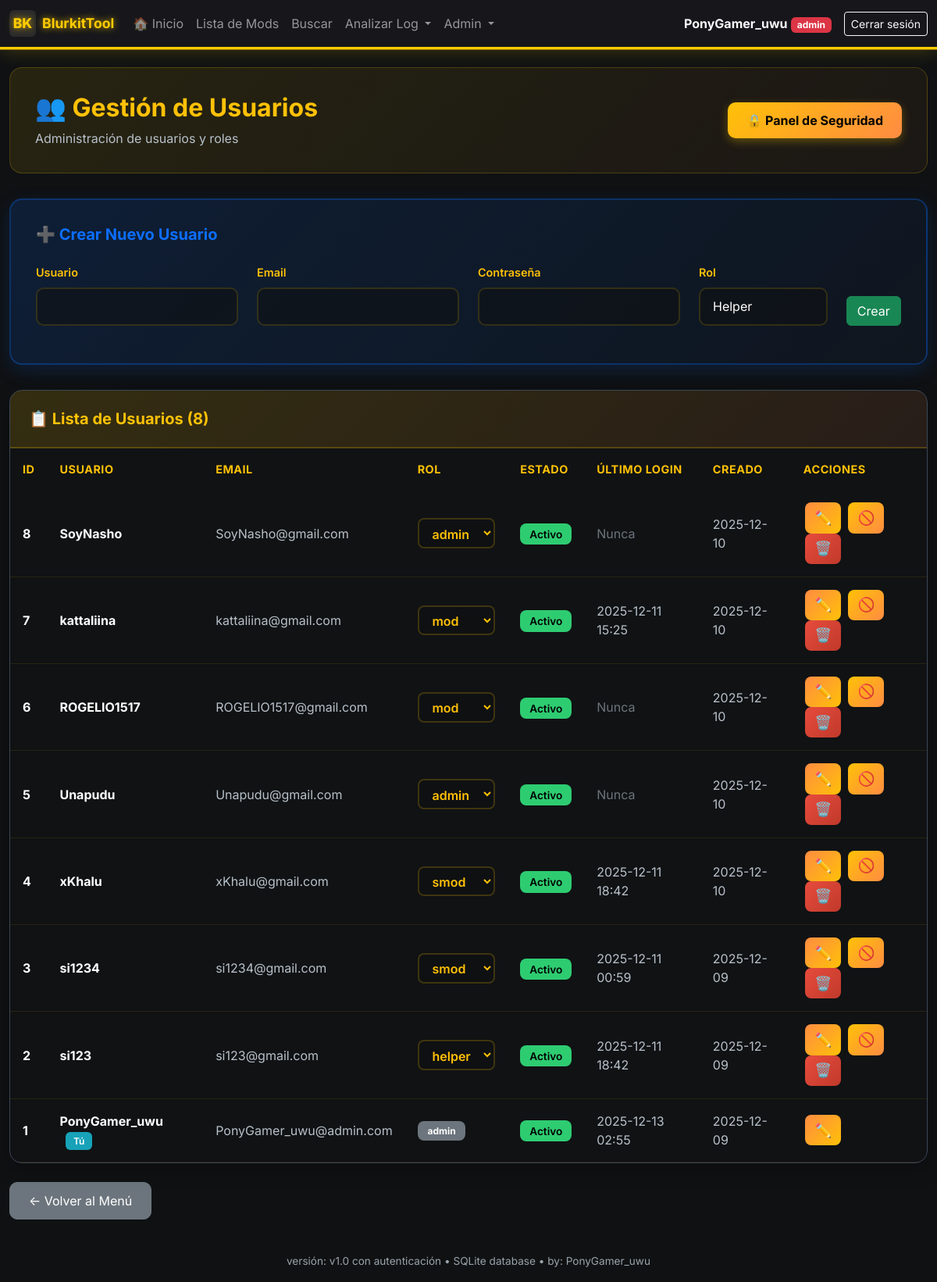
/admin/users (signed in), run on an earlier commit of the app's database.
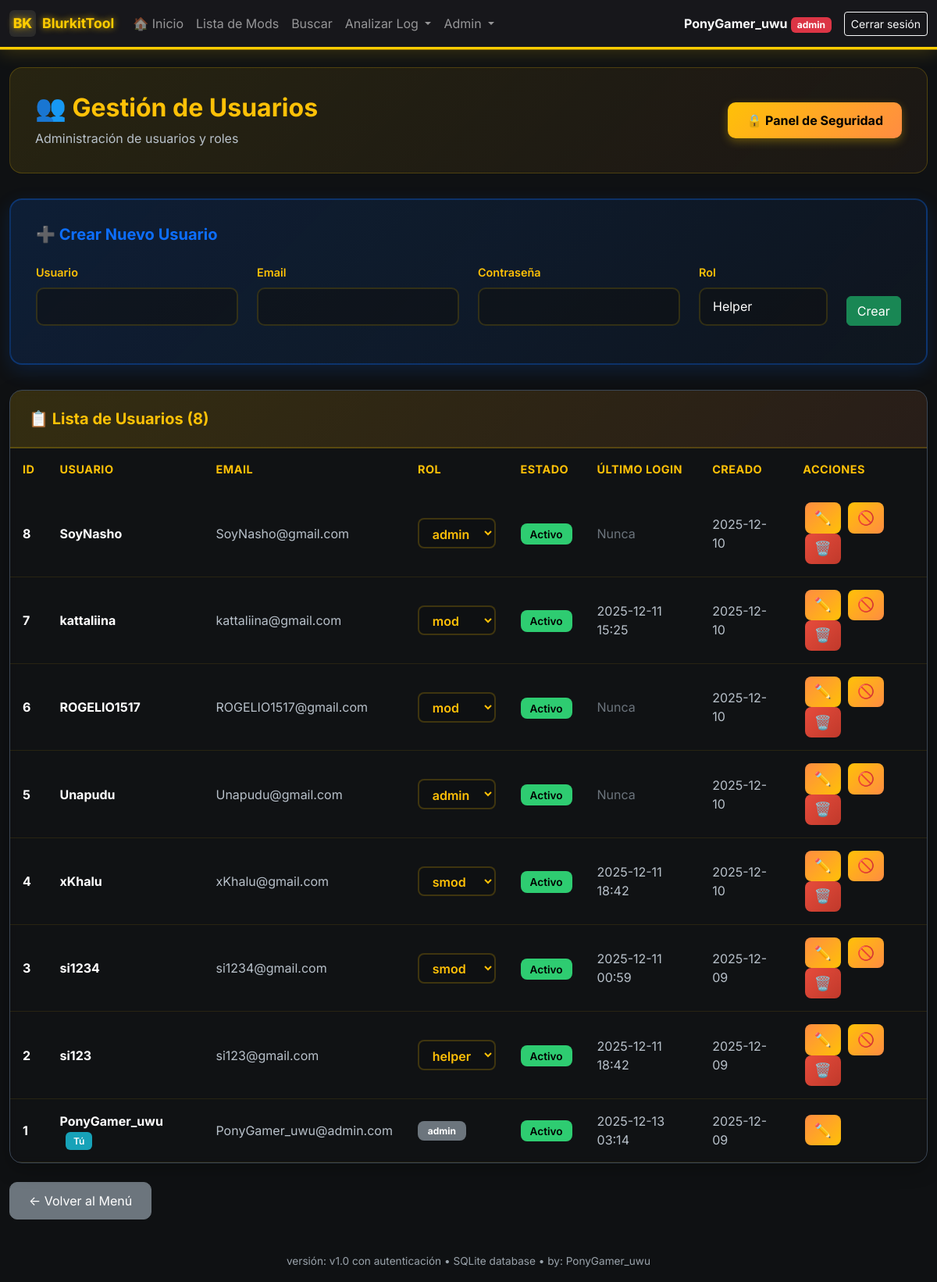
And on a later commit of the database.
### models.py (models this page shows, shortened)
class User(UserMixin, db.Model):
    __tablename__ = 'users'
    id = db.Column(db.Integer, primary_key=True)
    username = db.Column(db.String(80), unique=True, nullable=False, index=True)
    email = db.Column(db.String(120), unique=True, nullable=False, index=True)
    password_hash = db.Column(db.String(255), nullable=False)
    role = db.Column(db.String(20), nullable=False, default='helper')  # helper, mod, smod, admin
    is_active = db.Column(db.Boolean, default=True, nullable=False)
    created_at = db.Column(db.DateTime, default=datetime.utcnow, nullable=False)
    last_login = db.Column(db.DateTime)
    def has_role(self, *roles):
        return self.role in roles
    def is_admin(self):
        return self.role == 'admin'

### app.py (the view)
@app.route('/admin/users')
@smod_required
def admin_users():
    users = User.query.order_by(User.created_at.desc()).all()
    return render_template('admin_users.html', users=users)

### app.py (called while the page is built)
@login_manager.user_loader
def load_user(user_id):
    try:
        return db.session.get(User, int(user_id))
    except:
        return None

@app.before_request
def restore_session_history():
    if current_user.is_authenticated:
        user_key = current_user.username
        if 'logs_history' in session and user_key not in logs_history:
            logs_history[user_key] = session.get('logs_history', [])
        session.permanent = True

@app.after_request
def set_security_headers(response):
    response.headers['X-Frame-Options'] = 'SAMEORIGIN'
    response.headers['X-Content-Type-Options'] = 'nosniff'
    response.headers['X-XSS-Protection'] = '1; mode=block'
    response.headers['Referrer-Policy'] = 'strict-origin-when-cross-origin'
    if os.environ.get('FLASK_ENV') == 'production':
        response.headers['Content-Security-Policy'] = "default-src 'self'; script-src 'self' 'unsafe-inline' https://cdn.jsdelivr.net; style-src 'self' 'unsafe-inline' https://cdn.jsdelivr.net; img-src 'self' data:; font-src 'self' https://cdn.jsdelivr.net"
    return response

### auth.py (called while the page is built)
def roles_required(*roles):
    def decorator(f):
        @wraps(f)
        def decorated_function(*args, **kwargs):
            if not current_user.is_authenticated:
                flash('Por favor inicia sesión para acceder a esta página.', 'warning')
                return redirect(url_for('login'))
            if not current_user.has_role(*roles):
                abort(403)
            return f(*args, **kwargs)
        return decorated_function
    return decorator

### templates/admin_users.html (shortened to what this page needs)
{% extends "base.html" %}
{% block content %}
<div class="container-main mt-4">
    <div class="admin-header">
        <div class="d-flex justify-content-between align-items-center">
            <div>
                <h2>👥 Gestión de Usuarios</h2>
                <p>Administración de usuarios y roles</p>
            </div>
            {% if current_user.is_admin() %}
            <a href="{{ url_for('admin_security') }}" class="btn btn-security">
                🔒 Panel de Seguridad
            </a>
            {% endif %}
        </div>
    </div>
    <div class="create-user-card">
        <h5>➕ Crear Nuevo Usuario</h5>
        <div>
            <form method="POST" action="{{ url_for('admin_create_user') }}">
                <div class="row">
                    <div class="col-md-3">
                        <div class="mb-3">
                            <label for="username" class="form-label">Usuario</label>
                            <input type="text" class="form-control" id="username" name="username" required>
                        </div>
                    </div>
                    <div class="col-md-3">
                        <div class="mb-3">
                            <label for="email" class="form-label">Email</label>
                            <input type="email" class="form-control" id="email" name="email" required>
                        </div>
                    </div>
                    <div class="col-md-3">
                        <div class="mb-3">
                            <label for="password" class="form-label">Contraseña</label>
                            <input type="password" class="form-control" id="password" name="password" required>
                        </div>
                    </div>
                    <div class="col-md-2">
                        <div class="mb-3">
                            <label for="role" class="form-label">Rol</label>
                            <select class="form-select" id="role" name="role" required>
                                <option value="helper">Helper</option>
                            </select>
                        </div>
                    </div>
                    <div class="col-md-1 d-flex align-items-end">
                        <button type="submit" class="btn btn-success w-100 mb-3">Crear</button>
                    </div>
                </div>
            </form>
        </div>
    </div>
    <div class="users-table-card">
        <div class="users-table-header">
            <h5>📋 Lista de Usuarios ({{ users|length }})</h5>
        </div>
        <div class="table-responsive">
            <table class="table mb-0">
                <thead>
                    <tr>
                        <th>ID</th>
                        <th>Usuario</th>
                        <th>Email</th>
                        <th>Rol</th>
                        <th>Estado</th>
                        <th>Último login</th>
                        <th>Creado</th>
                        <th>Acciones</th>
                    </tr>
                </thead>
                <tbody>
                        {% for user in users %}
                        <tr {% if not user.is_active %}style="opacity: 0.6;"{% endif %}>
                            <td><strong style="color: #ffffff;">{{ user.id }}</strong></td>
                            <td>
                                <strong style="color: #ffffff;">{{ user.username }}</strong>
                                {% if user.id == current_user.id %}
                                <span class="badge-you">Tú</span>
                                {% endif %}
                            </td>
                            <td style="color: #b8c1ca;">{{ user.email }}</td>
                            <td>
                                {% if user.id == current_user.id %}
                                <span class="badge bg-secondary" style="padding: 0.4rem 0.8rem; border-radius: 8px;">{{ user.role }}</span>
                                {% else %}
                                <form method="POST" action="{{ url_for('admin_change_role', user_id=user.id) }}" class="d-inline">
                                    <select name="role" class="form-select-role" onchange="this.form.submit()">
                                        <option value="helper" {% if user.role == 'helper' %}selected{% endif %}>helper</option>
                                        <option value="mod" {% if user.role == 'mod' %}selected{% endif %}>mod</option>
                                        <option value="smod" {% if user.role == 'smod' %}selected{% endif %}>smod</option>
                                        <option value="admin" {% if user.role == 'admin' %}selected{% endif %}>admin</option>
                                    </select>
                                </form>
                                {% endif %}
                            </td>
                            <td>
                                {% if user.is_active %}
                                <span class="badge-active">Activo</span>
                                {% else %}
                                <span class="badge-inactive">Inactivo</span>
                                {% endif %}
                            </td>
                            <td style="color: #b8c1ca;">
                                {% if user.last_login %}
                                {{ user.last_login.strftime('%Y-%m-%d %H:%M') }}
                                {% else %}
                                <span style="color: #6c757d;">Nunca</span>
                                {% endif %}
                            </td>
                            <td style="color: #b8c1ca;">{{ user.created_at.strftime('%Y-%m-%d') }}</td>
                            <td>
                                <button type="button" class="btn btn-action btn-edit" title="Editar"
                                        data-bs-toggle="modal" data-bs-target="#editModal{{ user.id }}">
                                    ✏️
                                </button>
                                {% if user.id != current_user.id %}
                                <form method="POST" action="{{ url_for('admin_toggle_user', user_id=user.id) }}" class="d-inline">
                                    {% if user.is_active %}
                                    <button type="submit" class="btn btn-action btn-kick" title="Kick (desactivar)">
                                        🚫
                                    </button>
                                    {% else %}
                                    <button type="submit" class="btn btn-action btn-activate" title="Activar">
                                        ✓
                                    </button>
                                    {% endif %}
                                </form>
                                <form method="POST" action="{{ url_for('admin_delete_user', user_id=user.id) }}" class="d-inline"
                                      onsubmit="return confirm('¿Banear y eliminar usuario {{ user.username }}?')">
                                    <button type="submit" class="btn btn-action btn-delete" title="Ban (eliminar)">
                                        🗑️
                                    </button>
                                </form>
                                {% endif %}
                            </td>
                        </tr>
                        {% endfor %}
                    </tbody>
                </table>
            </div>
        </div>
    </div>
    <div class="mt-4">
        <a href="{{ url_for('menu') }}" class="btn btn-secondary" style="border-radius: 10px; padding: 0.7rem 1.5rem;">← Volver al Menú</a>
    </div>
{% endblock %}

### templates/base.html (shortened to what this page needs)
<!doctype html>
<html lang="es">
  <head>
    <link href="https://cdn.jsdelivr.net/npm/bootstrap@5.3.2/dist/css/bootstrap.min.css" rel="stylesheet">
    <link rel="stylesheet" href="{{ url_for('static', filename='style.css') }}">
  </head>
  <body>
    <nav class="navbar navbar-expand-lg navbar-dark">
      <div class="container container-main">
        <a class="navbar-brand d-flex align-items-center" href="{{ url_for('menu') if current_user.is_authenticated else url_for('home') }}">
          <div style="width:34px;height:34px;background:#2b2b2b;border-radius:6px;display:flex;align-items:center;justify-content:center;margin-right:8px;font-weight:800;color:var(--accent)">BK</div>
          <div>
            BlurkitTool
          </div>
        </a>
        {% if current_user.is_authenticated %}
        <div class="collapse navbar-collapse" id="navbarNav">
          <ul class="navbar-nav me-auto">
            <li class="nav-item">
              <a class="nav-link" href="{{ url_for('home') }}">🏠 Inicio</a>
            </li>
            {% if request.endpoint != 'menu' %}
            <li class="nav-item">
              <a class="nav-link" href="{{ url_for('index') }}">Lista de Mods</a>
            </li>
            <li class="nav-item">
              <a class="nav-link" href="{{ url_for('search') }}">Buscar</a>
            </li>
            <li class="nav-item dropdown">
              <a class="nav-link dropdown-toggle" href="#" id="analyzeDropdown" role="button" data-bs-toggle="dropdown">
                Analizar Log
              </a>
            </li>
            {% if current_user.is_admin() %}
            <li class="nav-item dropdown">
              <a class="nav-link dropdown-toggle" href="#" id="adminDropdown" role="button" data-bs-toggle="dropdown">
                Admin
              </a>
            </li>
            {% endif %}
            {% endif %}
          </ul>
          <div class="d-flex align-items-center ms-auto">
            <span class="text-light me-3">
              <strong>{{ current_user.username }}</strong>
              <span class="badge
                {% if current_user.role == 'admin' %}bg-danger
                {% elif current_user.role == 'smod' %}bg-primary
                {% elif current_user.role == 'mod' %}bg-success
                {% else %}bg-info{% endif %}">
                {{ current_user.role }}
              </span>
            </span>
            <a class="btn btn-sm btn-outline-light" href="{{ url_for('logout') }}">Cerrar sesión</a>
          </div>
        </div>
        {% endif %}
      </div>
    </nav>
    <main class="container container-main my-4">
      {% block content %}{% endblock %}
    </main>
    <footer class="container container-main text-center py-3">
      <span class="footer-note">versión: v1.0 con autenticación • SQLite database • by: PonyGamer_uwu</span>
    </footer>
  </body>
</html>

### static/style.css (style rules this page uses)
:root { --bg:#0f1113; --panel:#17181a; --muted:#9aa3ab; --accent:#ffcc00; --good:#2ecc71; --bad:#e74c3c; --card-border: rgba(255,255,255,0.04); --scroll-track: #0f1113; --scroll-thumb: #5a5f66; }
body { background: var(--bg); color: #e6eef3; font-family: 'Inter', system-ui, -apple-system, 'Segoe UI', Roboto, 'Helvetica Neue', Arial; }
* { scrollbar-width: thin; scrollbar-color: var(--scroll-thumb) var(--scroll-track); }
.navbar-brand { font-weight:700; font-size:1.1rem; color: #ffcc00 !important; text-shadow: 0 0 8px #ffcc00cc; }
.navbar { background: rgba(24, 24, 28, 0.98) !important; box-shadow: 0 4px 24px 0 #ffcc0033, 0 1.5px 0 #ffcc00; border-bottom: 2px solid #ffcc00; z-index: 1002; position: relative; }
.container-main { max-width:1500px; margin:0 auto; }
.footer-note { color:var(--muted); font-size:0.85rem; }

### templates/base.html (style rules this page uses)
.table { --bs-table-bg: transparent; --bs-table-border-color: rgba(255, 204, 0, 0.1); }
.table>:not(caption)>*>* { background-color: transparent !important; box-shadow: none !important; }
.table-responsive { background: transparent; }

What changed in the data, as far as the page shows it:
changed User "PonyGamer_uwu": last_login "2025-12-13 02:55" → "2025-12-13 03:14"
